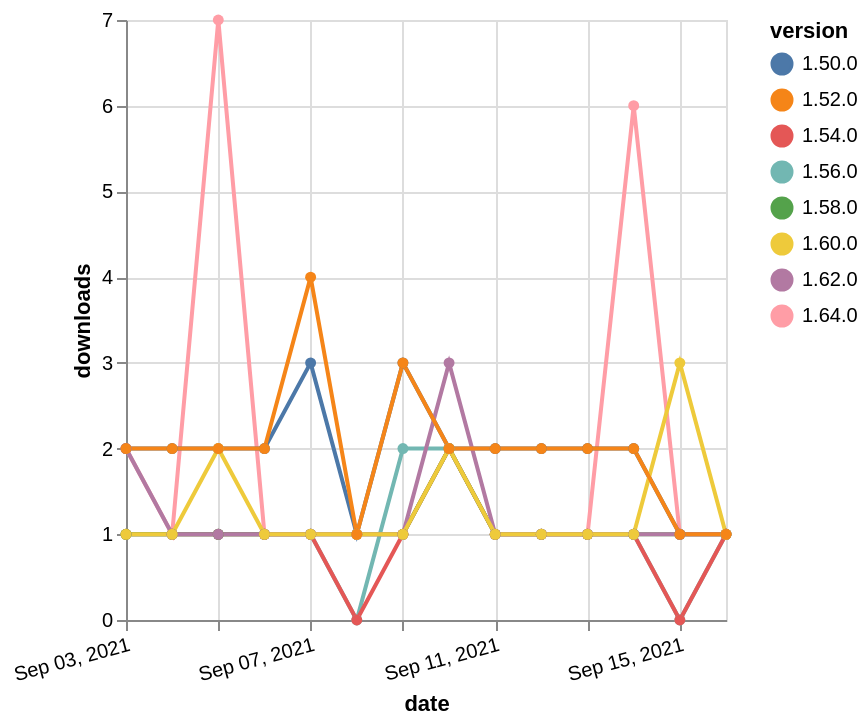

Here is the Vega-Lite specification saved for this chart:
### Vega-Lite specification from a JSON file in a GitHub repository (floating-point values rounded to 4 significant figures)
{"$schema": "https://vega.github.io/schema/vega-lite/v5.json", "description": "A simple bar chart with embedded data.", "data": {"values": [{"date": "2021-09-03", "total": 211, "delta": 1, "version": "1.56.0"}, {"date": "2021-09-04", "total": 212, "delta": 1, "version": "1.56.0"}, {"date": "2021-09-05", "total": 213, "delta": 1, "version": "1.56.0"}, {"date": "2021-09-06", "total": 214, "delta": 1, "version": "1.56.0"}, {"date": "2021-09-07", "total": 215, "delta": 1, "version": "1.56.0"}, {"date": "2021-09-08", "total": 215, "delta": 0, "version": "1.56.0"}, {"date": "2021-09-09", "total": 217, "delta": 2, "version": "1.56.0"}, {"date": "2021-09-10", "total": 219, "delta": 2, "version": "1.56.0"}, {"date": "2021-09-11", "total": 220, "delta": 1, "version": "1.56.0"}, {"date": "2021-09-12", "total": 221, "delta": 1, "version": "1.56.0"}, {"date": "2021-09-13", "total": 222, "delta": 1, "version": "1.56.0"}, {"date": "2021-09-14", "total": 223, "delta": 1, "version": "1.56.0"}, {"date": "2021-09-15", "total": 223, "delta": 0, "version": "1.56.0"}, {"date": "2021-09-16", "total": 224, "delta": 1, "version": "1.56.0"}, {"date": "2021-09-03", "total": 127, "delta": 2, "version": "1.64.0"}, {"date": "2021-09-04", "total": 128, "delta": 1, "version": "1.64.0"}, {"date": "2021-09-05", "total": 135, "delta": 7, "version": "1.64.0"}, {"date": "2021-09-06", "total": 136, "delta": 1, "version": "1.64.0"}, {"date": "2021-09-07", "total": 137, "delta": 1, "version": "1.64.0"}, {"date": "2021-09-08", "total": 138, "delta": 1, "version": "1.64.0"}, {"date": "2021-09-09", "total": 139, "delta": 1, "version": "1.64.0"}, {"date": "2021-09-10", "total": 141, "delta": 2, "version": "1.64.0"}, {"date": "2021-09-11", "total": 142, "delta": 1, "version": "1.64.0"}, {"date": "2021-09-12", "total": 143, "delta": 1, "version": "1.64.0"}, {"date": "2021-09-13", "total": 144, "delta": 1, "version": "1.64.0"}, {"date": "2021-09-14", "total": 150, "delta": 6, "version": "1.64.0"}, {"date": "2021-09-15", "total": 151, "delta": 1, "version": "1.64.0"}, {"date": "2021-09-16", "total": 152, "delta": 1, "version": "1.64.0"}, {"date": "2021-09-03", "total": 258, "delta": 1, "version": "1.54.0"}, {"date": "2021-09-04", "total": 259, "delta": 1, "version": "1.54.0"}, {"date": "2021-09-05", "total": 260, "delta": 1, "version": "1.54.0"}, {"date": "2021-09-06", "total": 261, "delta": 1, "version": "1.54.0"}, {"date": "2021-09-07", "total": 262, "delta": 1, "version": "1.54.0"}, {"date": "2021-09-08", "total": 262, "delta": 0, "version": "1.54.0"}, {"date": "2021-09-09", "total": 263, "delta": 1, "version": "1.54.0"}, {"date": "2021-09-10", "total": 265, "delta": 2, "version": "1.54.0"}, {"date": "2021-09-11", "total": 266, "delta": 1, "version": "1.54.0"}, {"date": "2021-09-12", "total": 267, "delta": 1, "version": "1.54.0"}, {"date": "2021-09-13", "total": 268, "delta": 1, "version": "1.54.0"}, {"date": "2021-09-14", "total": 269, "delta": 1, "version": "1.54.0"}, {"date": "2021-09-15", "total": 269, "delta": 0, "version": "1.54.0"}, {"date": "2021-09-16", "total": 270, "delta": 1, "version": "1.54.0"}, {"date": "2021-09-03", "total": 206, "delta": 1, "version": "1.58.0"}, {"date": "2021-09-04", "total": 207, "delta": 1, "version": "1.58.0"}, {"date": "2021-09-05", "total": 208, "delta": 1, "version": "1.58.0"}, {"date": "2021-09-06", "total": 209, "delta": 1, "version": "1.58.0"}, {"date": "2021-09-07", "total": 210, "delta": 1, "version": "1.58.0"}, {"date": "2021-09-08", "total": 211, "delta": 1, "version": "1.58.0"}, {"date": "2021-09-09", "total": 212, "delta": 1, "version": "1.58.0"}, {"date": "2021-09-10", "total": 214, "delta": 2, "version": "1.58.0"}, {"date": "2021-09-11", "total": 215, "delta": 1, "version": "1.58.0"}, {"date": "2021-09-12", "total": 216, "delta": 1, "version": "1.58.0"}, {"date": "2021-09-13", "total": 217, "delta": 1, "version": "1.58.0"}, {"date": "2021-09-14", "total": 218, "delta": 1, "version": "1.58.0"}, {"date": "2021-09-15", "total": 219, "delta": 1, "version": "1.58.0"}, {"date": "2021-09-16", "total": 220, "delta": 1, "version": "1.58.0"}, {"date": "2021-09-03", "total": 2351, "delta": 2, "version": "1.50.0"}, {"date": "2021-09-04", "total": 2353, "delta": 2, "version": "1.50.0"}, {"date": "2021-09-05", "total": 2355, "delta": 2, "version": "1.50.0"}, {"date": "2021-09-06", "total": 2357, "delta": 2, "version": "1.50.0"}, {"date": "2021-09-07", "total": 2360, "delta": 3, "version": "1.50.0"}, {"date": "2021-09-08", "total": 2361, "delta": 1, "version": "1.50.0"}, {"date": "2021-09-09", "total": 2364, "delta": 3, "version": "1.50.0"}, {"date": "2021-09-10", "total": 2366, "delta": 2, "version": "1.50.0"}, {"date": "2021-09-11", "total": 2368, "delta": 2, "version": "1.50.0"}, {"date": "2021-09-12", "total": 2370, "delta": 2, "version": "1.50.0"}, {"date": "2021-09-13", "total": 2372, "delta": 2, "version": "1.50.0"}, {"date": "2021-09-14", "total": 2374, "delta": 2, "version": "1.50.0"}, {"date": "2021-09-15", "total": 2375, "delta": 1, "version": "1.50.0"}, {"date": "2021-09-16", "total": 2376, "delta": 1, "version": "1.50.0"}, {"date": "2021-09-03", "total": 207, "delta": 2, "version": "1.62.0"}, {"date": "2021-09-04", "total": 208, "delta": 1, "version": "1.62.0"}, {"date": "2021-09-05", "total": 209, "delta": 1, "version": "1.62.0"}, {"date": "2021-09-06", "total": 210, "delta": 1, "version": "1.62.0"}, {"date": "2021-09-07", "total": 211, "delta": 1, "version": "1.62.0"}, {"date": "2021-09-08", "total": 212, "delta": 1, "version": "1.62.0"}, {"date": "2021-09-09", "total": 213, "delta": 1, "version": "1.62.0"}, {"date": "2021-09-10", "total": 216, "delta": 3, "version": "1.62.0"}, {"date": "2021-09-11", "total": 217, "delta": 1, "version": "1.62.0"}, {"date": "2021-09-12", "total": 218, "delta": 1, "version": "1.62.0"}, {"date": "2021-09-13", "total": 219, "delta": 1, "version": "1.62.0"}, {"date": "2021-09-14", "total": 220, "delta": 1, "version": "1.62.0"}, {"date": "2021-09-15", "total": 221, "delta": 1, "version": "1.62.0"}, {"date": "2021-09-16", "total": 222, "delta": 1, "version": "1.62.0"}, {"date": "2021-09-03", "total": 176, "delta": 1, "version": "1.60.0"}, {"date": "2021-09-04", "total": 177, "delta": 1, "version": "1.60.0"}, {"date": "2021-09-05", "total": 179, "delta": 2, "version": "1.60.0"}, {"date": "2021-09-06", "total": 180, "delta": 1, "version": "1.60.0"}, {"date": "2021-09-07", "total": 181, "delta": 1, "version": "1.60.0"}, {"date": "2021-09-08", "total": 182, "delta": 1, "version": "1.60.0"}, {"date": "2021-09-09", "total": 183, "delta": 1, "version": "1.60.0"}, {"date": "2021-09-10", "total": 185, "delta": 2, "version": "1.60.0"}, {"date": "2021-09-11", "total": 186, "delta": 1, "version": "1.60.0"}, {"date": "2021-09-12", "total": 187, "delta": 1, "version": "1.60.0"}, {"date": "2021-09-13", "total": 188, "delta": 1, "version": "1.60.0"}, {"date": "2021-09-14", "total": 189, "delta": 1, "version": "1.60.0"}, {"date": "2021-09-15", "total": 192, "delta": 3, "version": "1.60.0"}, {"date": "2021-09-16", "total": 193, "delta": 1, "version": "1.60.0"}, {"date": "2021-09-03", "total": 2399, "delta": 2, "version": "1.52.0"}, {"date": "2021-09-04", "total": 2401, "delta": 2, "version": "1.52.0"}, {"date": "2021-09-05", "total": 2403, "delta": 2, "version": "1.52.0"}, {"date": "2021-09-06", "total": 2405, "delta": 2, "version": "1.52.0"}, {"date": "2021-09-07", "total": 2409, "delta": 4, "version": "1.52.0"}, {"date": "2021-09-08", "total": 2410, "delta": 1, "version": "1.52.0"}, {"date": "2021-09-09", "total": 2413, "delta": 3, "version": "1.52.0"}, {"date": "2021-09-10", "total": 2415, "delta": 2, "version": "1.52.0"}, {"date": "2021-09-11", "total": 2417, "delta": 2, "version": "1.52.0"}, {"date": "2021-09-12", "total": 2419, "delta": 2, "version": "1.52.0"}, {"date": "2021-09-13", "total": 2421, "delta": 2, "version": "1.52.0"}, {"date": "2021-09-14", "total": 2423, "delta": 2, "version": "1.52.0"}, {"date": "2021-09-15", "total": 2424, "delta": 1, "version": "1.52.0"}, {"date": "2021-09-16", "total": 2425, "delta": 1, "version": "1.52.0"}]}, "width": "container", "mark": {"type": "line", "point": {"filled": true}}, "encoding": {"x": {"field": "date", "type": "temporal", "timeUnit": "yearmonthdate", "title": "date", "axis": {"labelAngle": -15}}, "y": {"field": "delta", "type": "quantitative", "title": "downloads"}, "color": {"field": "version", "type": "nominal"}, "tooltip": {"field": "delta"}}}
